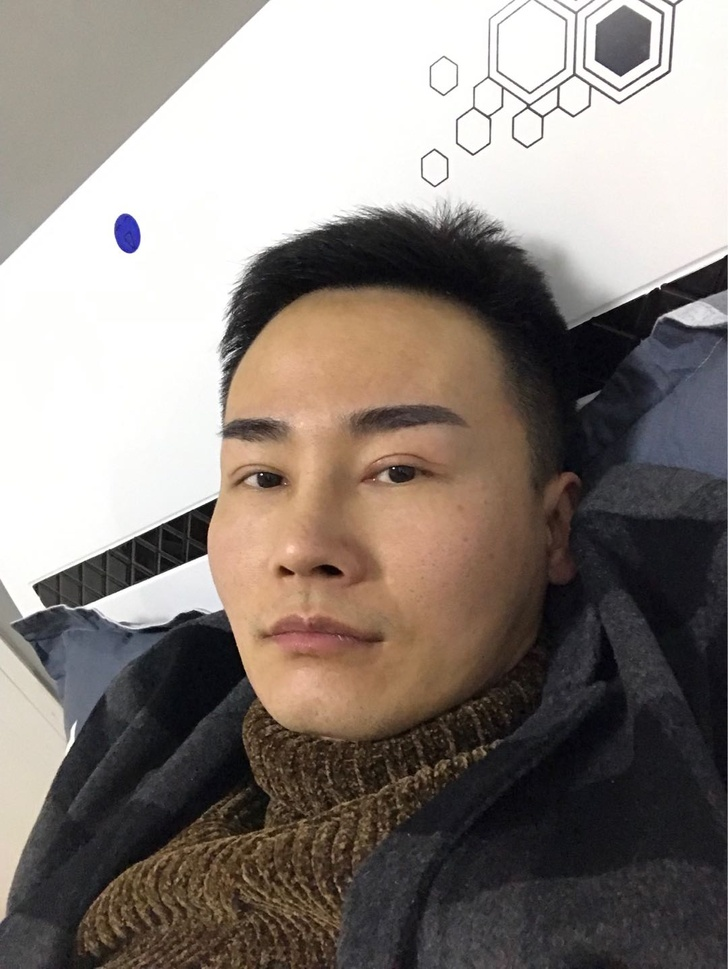
#> input picture 05-无监督学习/zjf.jpg, 728 x 969 px, shrunk from 1080 x 1437 before the run
$ python SVDDemo.py
#> lines starting #> are read from the running program, lines starting #| are printed output that depends on the picture
'''
@Desc  :
@Date  : 2019/1/3
@Author: zhangjianfeng
'''
import os

import numpy as np
import matplotlib.pyplot as plt
import matplotlib.image as mpimg


def svdImageMatrix(om, k):
    U, S, Vt = np.linalg.svd(om)
    cmping = np.matrix(U[:, :k]) * np.diag(S[:k]) * np.matrix(Vt[:k, :])
    return cmping


def compressImage(image, k):
    redChannel = image[..., 0]
    greenChannel = image[..., 1]
    blueChannel = image[..., 2]

    cmpRed = svdImageMatrix(redChannel, k)
    cmpGreen = svdImageMatrix(greenChannel, k)
    cmpBlue = svdImageMatrix(blueChannel, k)

    newImage = np.zeros((image.shape[0], image.shape[1], 3), 'uint8')

    newImage[..., 0] = cmpRed
    newImage[..., 1] = cmpGreen
    newImage[..., 2] = cmpBlue

    return newImage


path = 'zjf.jpg'
img = mpimg.imread(path)
#> img is the input picture: shape (969, 728, 3); mean R, G, B 137.3, 128.5, 122.7

title = "Original Image"
plt.title(title)
plt.imshow(img)
plt.show()

weights = [100, 50, 20, 5]

for k in weights:
    newImg = compressImage(img, k)

    title = " Image after =  %s" % k
    plt.title(title)
    plt.imshow(newImg)
    plt.show()

    newname = os.path.splitext(path)[0] + '_comp_' + str(k) + '.jpg'
    mpimg.imsave(newname, newImg)
#> this loop made 4 passes
#> pass 1, in compressImage, `redChannel = image[..., 0]`:
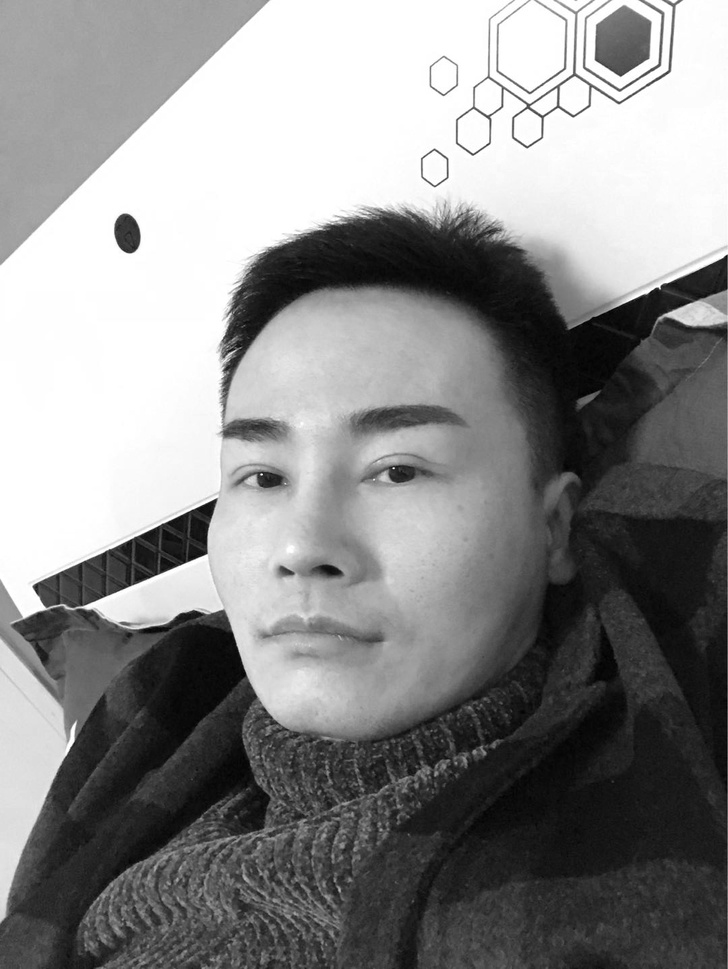
#> redChannel: shape (969, 728); min 0, max 255, mean 137.3
#> pass 1, in compressImage, `greenChannel = image[..., 1]`:
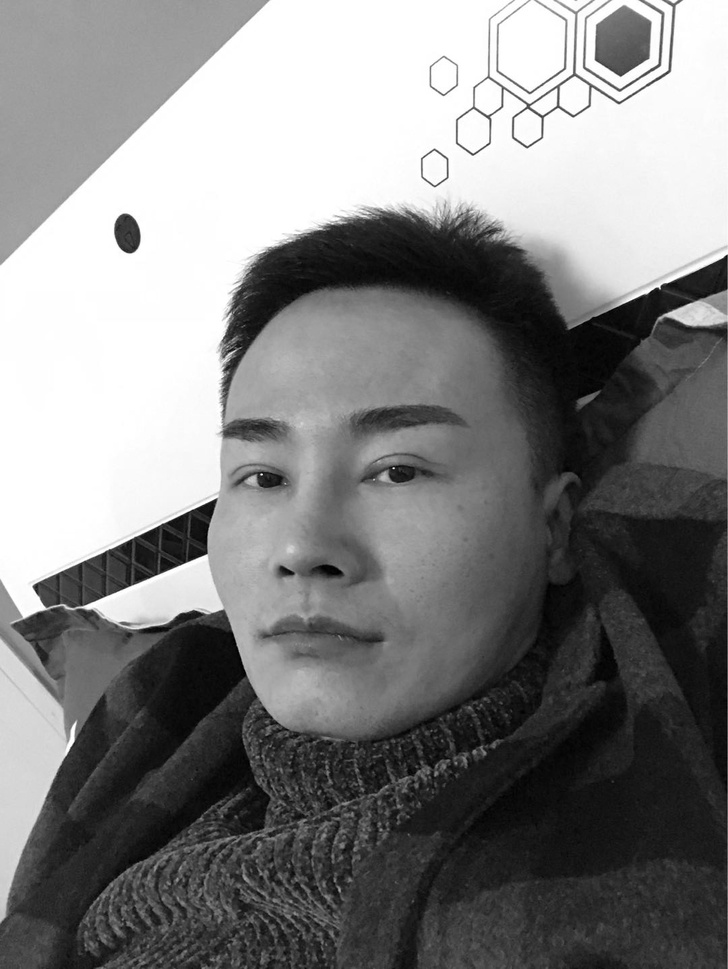
#> greenChannel: shape (969, 728); min 0, max 255, mean 128.5
#> pass 1, in compressImage, `blueChannel = image[..., 2]`:
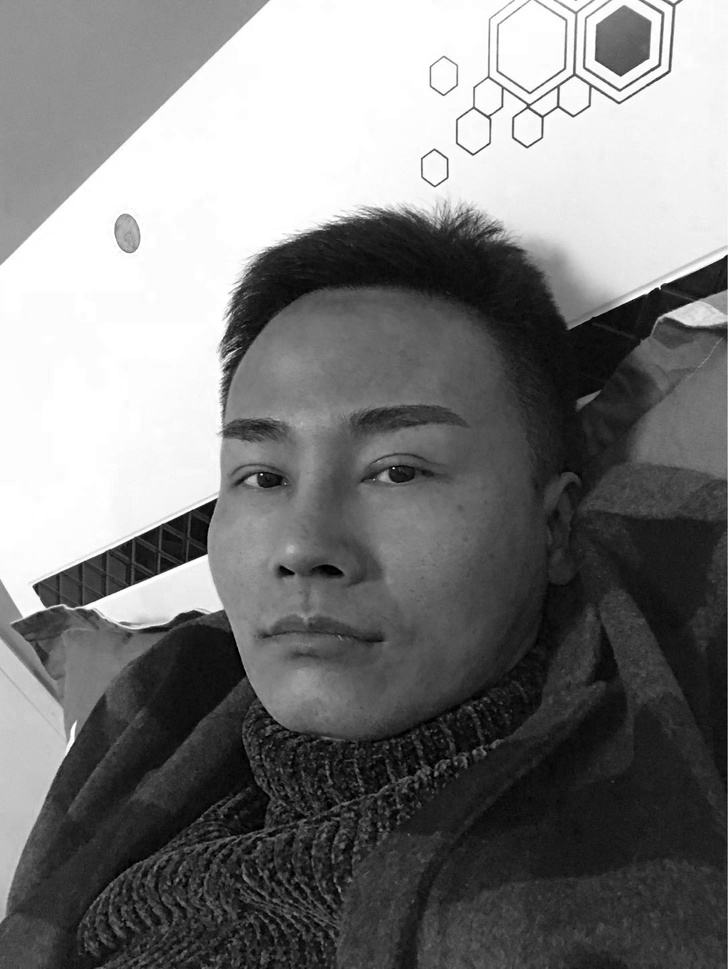
#> blueChannel: shape (969, 728); min 0, max 255, mean 122.7
#> pass 1, in svdImageMatrix, `U, S, Vt = np.linalg.svd(om)`:
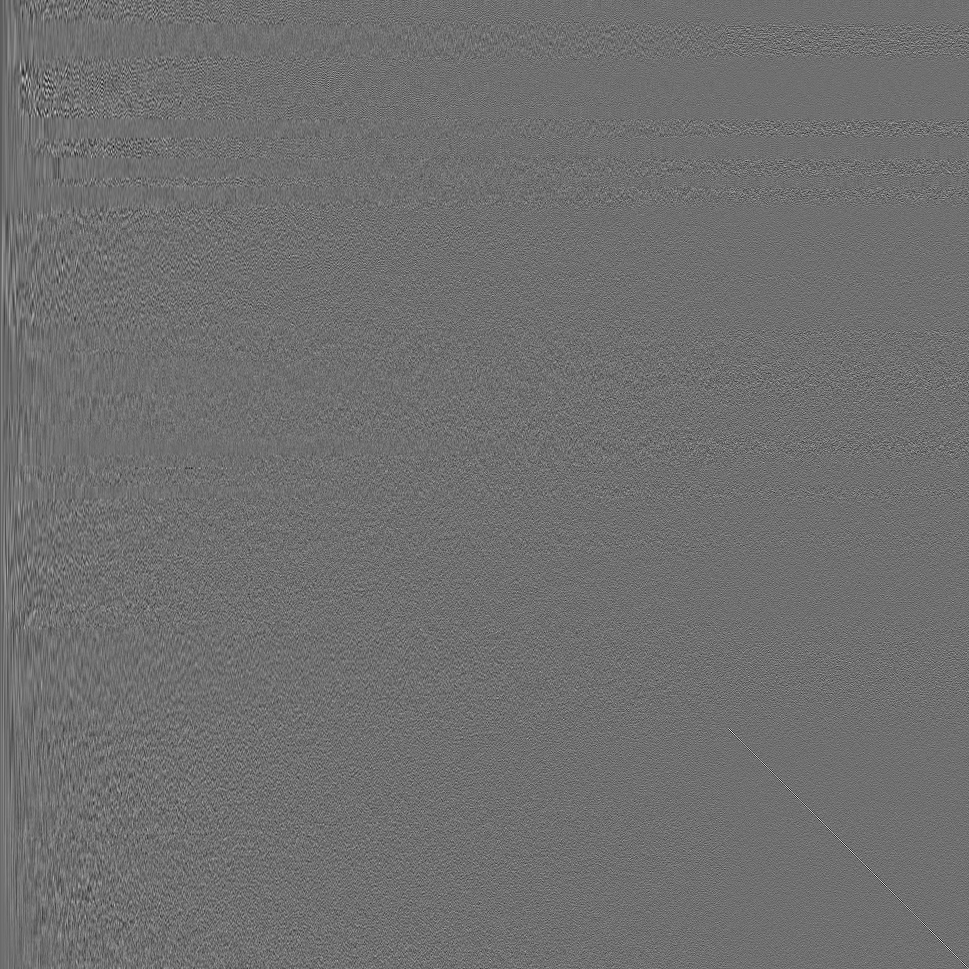
#> U: shape (969, 969) float64; min -0.253, max 0.323, mean -1.25e-05; drawn with min black and max white
#> pass 1, `plt.show()`:
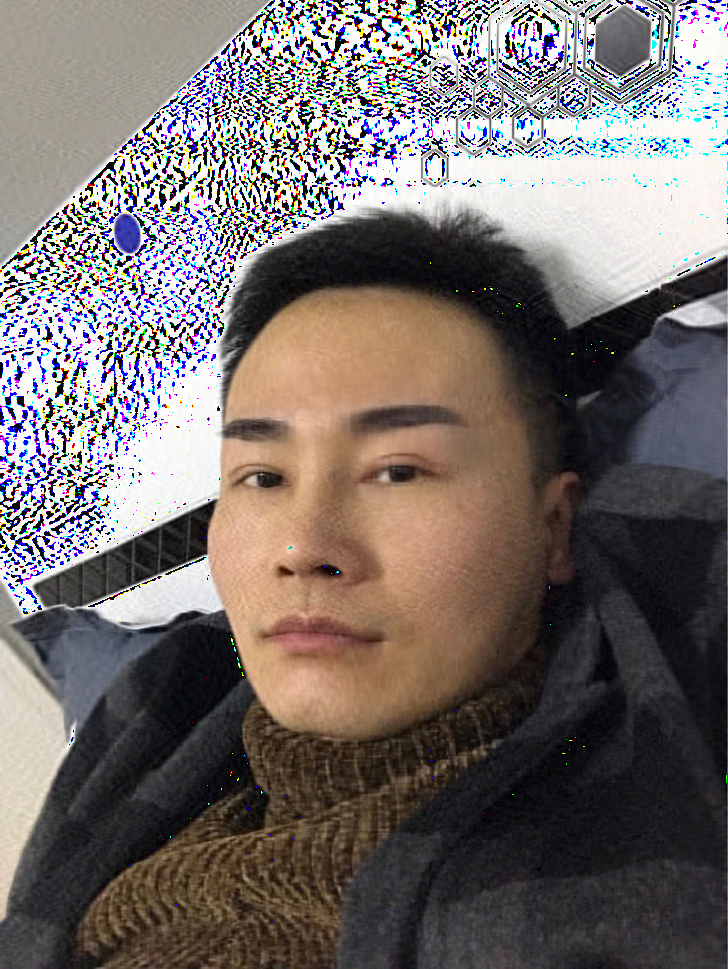
#> shown: shape (969, 728, 3); mean R, G, B 118.8, 110.7, 109
#> pass 2, `plt.show()`:
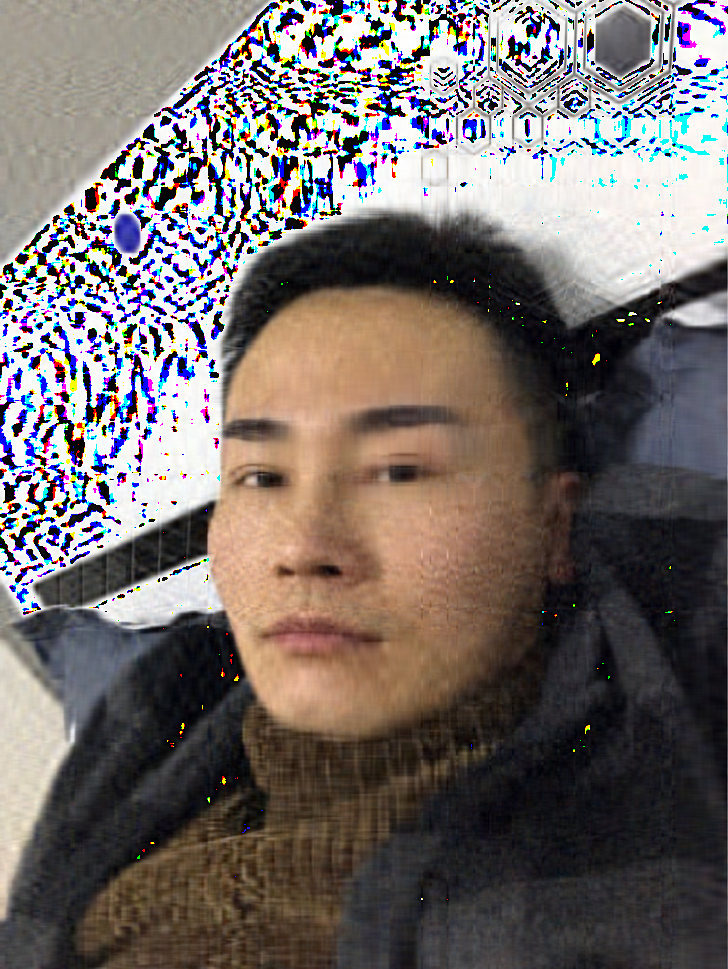
#> shown: shape (969, 728, 3); mean R, G, B 116, 108, 106.3
